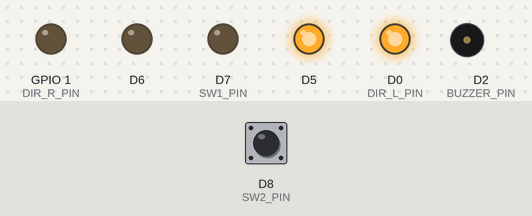
Bench run of a sketch on a simulated ESP8266 (NodeMCU). Shown: output pins drawn as LEDs (lit = HIGH), buzzer (waves = sounding, pin HIGH). Dashed ring = blinking. The inputs (shaded band) are chosen by the test bench; at power-on: D8 (SW2_PIN) HIGH.

Above: at 1.2 s.
1.3 s: D8 (SW2_PIN) pulled LOW for 1 s
At 3.2 s:
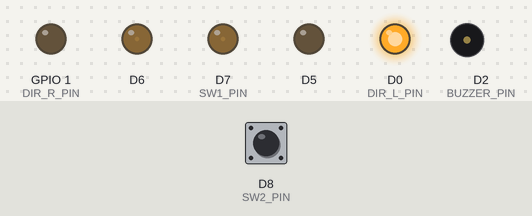
4.3 s: D8 (SW2_PIN) pulled LOW for 3.2 s
At 4.6 s:
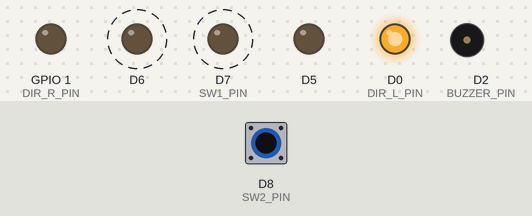
Timing chart, 0 to 9.0 s (numbered marks = the images above; inputs shaded):
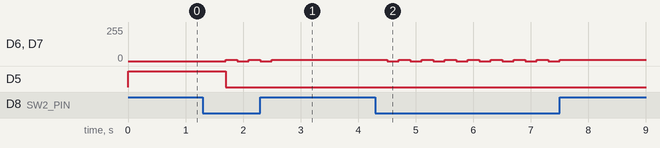

Measured:
- after the input at 1.3 s, D6, D7 (SW1_PIN): alternates 10/255 for 0.20 s and 0/255 for 0.20 s, 5 changes in all, then stays 10/255, starting after 0.40 s; D5: HIGH → LOW after 0.40 s
- after the input at 4.3 s, D6, D7 (SW1_PIN): alternates 10/255 for 0.20 s and 0/255 for 0.20 s, 16 changes in all, then stays 10/255, starting after 0.20 s

The sketch:

Exercise12.ino
```cpp
// (licence header left out)
#define DIR_R_PIN D10
#define DIR_L_PIN D0
#define SW1_PIN D7
#define SW2_PIN D8
#define PWM_R_PIN D11
#define PWM_L_PIN D12
#define CW_R LOW
#define CCW_R HIGH
#define CW_L HIGH
#define CCW_L LOW
#define BUZZER_PIN D2
#define LED_PIN D13

int pwm = 0;

void setup()
{
  // put your setup code here, to run once:
  pinMode(D12, OUTPUT);
  digitalWrite(D12, LOW);

  pinMode(DIR_R_PIN, OUTPUT);
  pinMode(DIR_L_PIN, OUTPUT);

  pinMode(LED_PIN, OUTPUT);
  pinMode(BUZZER_PIN, OUTPUT);

  pinMode(SW1_PIN, INPUT_PULLUP);
  pinMode(SW2_PIN, INPUT_PULLUP);

  digitalWrite(DIR_R_PIN, CW_R);
  digitalWrite(DIR_L_PIN, CW_L);

  digitalWrite(LED_PIN, HIGH);
}

void loop()
{
  // put your main code here, to run repeatedly:
  if (digitalRead(SW1_PIN) == LOW) {
    delay(200);
    pwm += 10;
    if (pwm > 255) {
      pwm = 255;
      digitalWrite(BUZZER_PIN, HIGH);
    } else {
      digitalWrite(LED_PIN, LOW);
      digitalWrite(BUZZER_PIN, LOW);
    }
    analogWrite(PWM_R_PIN, pwm);
    analogWrite(PWM_L_PIN, pwm);
  }
  if (digitalRead(SW2_PIN) == LOW) {
    delay(200);
    pwm -= 10;
    if (pwm < 0) {
      pwm = 0;
      digitalWrite(LED_PIN, HIGH);
    } else {
      digitalWrite(BUZZER_PIN, LOW);
      digitalWrite(LED_PIN, LOW);
    }
    analogWrite(PWM_R_PIN, pwm);
    analogWrite(PWM_L_PIN, pwm);
  }
}
```
